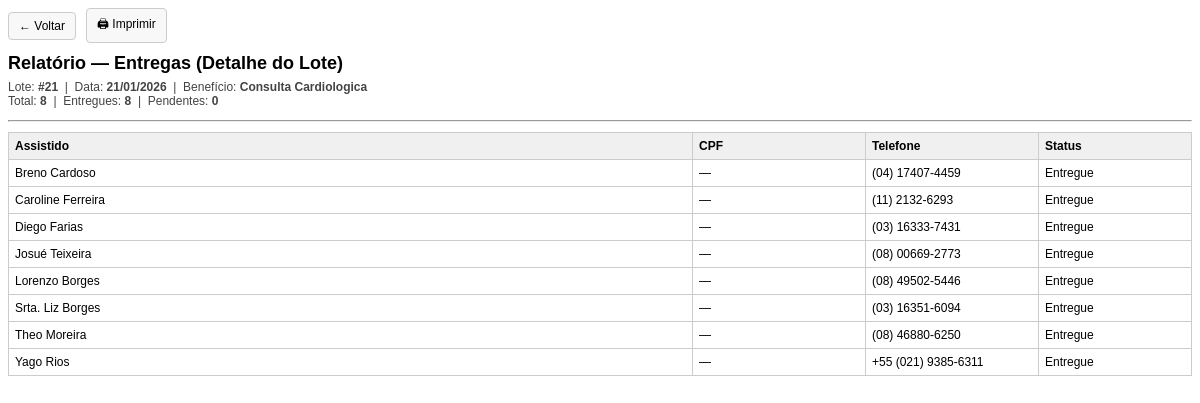
The app's page /operacoes/consultas/entregas/lote/imprimir/?lote_id=21 (signed in) with its own data.
### apps/beneficios/models.py (models this page shows, shortened)
class LoteEntrega(models.Model):
    beneficio = models.ForeignKey(
        "beneficios.Beneficio",
        on_delete=models.PROTECT,
        related_name="lotes_entrega",
    )
    data_entrega = models.DateField()
    criado_em = models.DateTimeField(default=timezone.now)
    class Meta:
        unique_together = ("beneficio", "data_entrega")
        ordering = ("-data_entrega", "-id")
        verbose_name = "Lote de Entrega"
        verbose_name_plural = "Lotes de Entrega"

class Beneficio(models.Model):
    nome = models.CharField(max_length=120, unique=True)
    categoria = models.CharField(
        max_length=20,
        choices=CategoriaBeneficio.choices,
    )
    periodicidade = models.CharField(
        max_length=20,
        choices=PeriodicidadeBeneficio.choices,
    )
    ativo = models.BooleanField(
        default=True,
        help_text="Permite desativar um benefício sem apagá-lo.",
    )
    class Meta:
        ordering = ["categoria", "nome"]

class ItemEntrega(models.Model):
    lote = models.ForeignKey(
        LoteEntrega,
        on_delete=models.CASCADE,
        related_name="itens",
    )
    atribuicao = models.ForeignKey(
        "beneficios.BeneficioAssistido",
        on_delete=models.PROTECT,
        related_name="entregas",
    )
    entregue = models.BooleanField(default=False)
    class Meta:
        unique_together = ("lote", "atribuicao")
        ordering = ("atribuicao__assistido__nome",)
        verbose_name = "Item de Entrega"
        verbose_name_plural = "Itens de Entrega"

class BeneficioAssistido(models.Model):
    assistido = models.ForeignKey(
        "assistidos.Assistido",
        on_delete=models.PROTECT,
        related_name="beneficios_atribuidos",
    )
    beneficio = models.ForeignKey(
        "Beneficio",
        on_delete=models.PROTECT,
        related_name="assistidos_atribuidos",
    )
    ativo = models.BooleanField(
        default=True,
        help_text="Permite encerrar a atribuição sem apagar histórico.",
    )
    data_inicio = models.DateField(default=timezone.localdate)
    data_termino = models.DateField(null=True, blank=True)
    criado_em = models.DateTimeField(default=timezone.now)
    class Meta:
        ordering = ["-criado_em"]
        constraints = [
            models.UniqueConstraint(
                fields=["assistido", "beneficio"],
                condition=Q(ativo=True),
                name="uniq_assistido_beneficio_ativo",
            )
        ]

### apps/assistidos/models.py (models this page shows, shortened)
class Assistido(models.Model):
    id = models.UUIDField(primary_key=True, default=uuid.uuid4, editable=False)
    codigo = models.CharField(max_length=30, unique=True, blank=True, null=True)
    nome = models.CharField(max_length=120)
    cpf = models.CharField(max_length=11, blank=True, null=True, unique=True,verbose_name="CPF")
    data_nascimento = models.DateField(blank=True, null=True)
    telefone = models.CharField(max_length=30, blank=True)
    logradouro = models.CharField(max_length=120, blank=True)
    numero = models.CharField(max_length=20, blank=True)
    complemento = models.CharField(max_length=80, blank=True)
    bairro = models.CharField(max_length=80, blank=True)
    cidade = models.CharField(max_length=80, blank=True)
    uf = models.CharField(max_length=2, blank=True,verbose_name="UF")
    cep = models.CharField(max_length=9, blank=True,verbose_name="CEP")
    sit_trabalho = models.CharField(
        max_length=20, choices=SituacaoTrabalho.choices,
        default=SituacaoTrabalho.NAO_INFORMADO
    )
    responsavel_renda = models.CharField(
        max_length=20, choices=ResponsavelRenda.choices,
        default=ResponsavelRenda.NAO_INFORMADO
    )
    faixa_renda = models.CharField(
        max_length=20, choices=FaixaRenda.choices,
        default=FaixaRenda.NAO_INFORMADO
    )
    tipo_moradia = models.CharField(
        max_length=20, choices=TipoMoradia.choices,
        default=TipoMoradia.NAO_INFORMADO
    )
    material_moradia = models.CharField(
        max_length=20, choices=MaterialMoradia.choices,
        default=MaterialMoradia.NAO_INFORMADO
    )
    area_risco = models.CharField(
        max_length=20, choices=TriSimNao.choices,
        default=TriSimNao.NAO_INFORMADO
    )
    sabe_ler_escrever = models.CharField(
        max_length=20, choices=TriSimNao.choices,
        default=TriSimNao.NAO_INFORMADO
    )
    escolaridade = models.CharField(
        max_length=30, choices=Escolaridade.choices,
        default=Escolaridade.NAO_INFORMADO
    )
    diabetes = models.CharField(max_length=20, choices=TriSimNao.choices, default=TriSimNao.NAO_INFORMADO)
    pressao_alta = models.CharField(max_length=20, choices=TriSimNao.choices, default=TriSimNao.NAO_INFORMADO)
    medic_uso_continuo = models.CharField(max_length=20, choices=TriSimNao.choices, default=TriSimNao.NAO_INFORMADO)
    doenca_permanente = models.CharField(max_length=20, choices=TriSimNao.choices, default=TriSimNao.NAO_INFORMADO)
    data_inicio_apoio = models.DateField(blank=True, null=True,verbose_name="Ingresso no Programa")
    status = models.CharField(max_length=10, choices=StatusCadastro.choices, default=StatusCadastro.ATIVO)
    data_inativacao = models.DateField(blank=True, null=True)
    motivo_inativacao = models.CharField(max_length=200, blank=True)
    criado_em = models.DateTimeField(auto_now_add=True)
    class Meta:
        ordering = ["nome"]
    @property
    def telefone_formatado(self):
        tel = "".join(c for c in (self.telefone or "") if c.isdigit())
        if len(tel) == 10:  # (DD) XXXX-XXXX
            return f"({tel[:2]}) {tel[2:6]}-{tel[6:]}"
        if len(tel) == 11:  # (DD) XXXXX-XXXX
            return f"({tel[:2]}) {tel[2:7]}-{tel[7:]}"
        return self.telefone or ""

### apps/operacoes/consultas/views.py (the view)
# urls.py: path("entregas/lote/imprimir/", views.entregas_lote_print, name="entregas_lote_print"),
@login_required
def entregas_lote_print(request):
    if not pode_ver(request.user):
        return HttpResponseForbidden("Sem permissão.")
    lote_id = (request.GET.get("lote_id") or "").strip()
    order = _get_order_entregas_lote(request)
    lote = get_object_or_404(
        LoteEntrega.objects.select_related("beneficio"),
        id=lote_id
    )
    itens_qs = (
        ItemEntrega.objects
        .select_related("atribuicao__assistido", "atribuicao__beneficio", "lote")
        .filter(lote_id=lote.id)
        .order_by(order)
    )
    entregues = itens_qs.filter(entregue=True)
    pendentes = itens_qs.filter(entregue=False)
    contexto = {
    "lote": lote,
    "itens": itens_qs,              # ✅ compatibilidade
    "entregues": entregues,
    "pendentes": pendentes,
    "total": itens_qs.count(),
    "entregues_count": entregues.count(),
    "pendentes_count": pendentes.count(),
    }
    return render(request, "operacoes/consultas/entregas_lote_detalhe_print.html", contexto)

### apps/operacoes/consultas/views.py (called while the page is built)
def _get_order_entregas_lote(request):
    raw = (request.GET.get("o") or "atribuicao__assistido__nome").strip()
    return ORDERS_ENTREGAS_LOTE.get(raw, "atribuicao__assistido__nome")

### apps/operacoes/context_processors.py (called while the page is built)
def operacoes_permissoes(request):
    user = getattr(request, "user", None)
    if user and user.is_authenticated:
        return {
            "pode_ver": pode_ver(user),
            "pode_editar": pode_editar(user),
            "pode_deletar": pode_deletar(user),
        }
    return {
        "pode_ver": False,
        "pode_editar": False,
        "pode_deletar": False,
    }

### apps/operacoes/permissoes.py (called while the page is built)
def is_consultor(user):
    return user.groups.filter(name="Consultor").exists()

def is_supervisor(user):
    return user.groups.filter(name="Supervisor").exists()

def is_operador(user):
    return user.groups.filter(name="Operador").exists()

def pode_ver(user):
    return is_consultor(user) or is_operador(user) or is_supervisor(user) or user.is_superuser

def pode_editar(user):
    return is_operador(user) or is_supervisor(user) or user.is_superuser

def pode_deletar(user):
    return is_supervisor(user) or user.is_superuser

### apps/operacoes/templates/operacoes/consultas/entregas_lote_detalhe_print.html (shortened to what this page needs)
{% load querystring %}
<!DOCTYPE html>
<html lang="pt-br">
<head>
</head>
<body>
  <div class="topbar">
    <button class="btn" type="button" onclick="voltar()">← Voltar</button>
    <button class="btn" type="button" onclick="window.print()">🖨 Imprimir</button>
  </div>
  <h2>Relatório — Entregas (Detalhe do Lote)</h2>
  {% if lote %}
    <p class="sub">
      Lote: <strong>#{{ lote.id }}</strong>
      &nbsp;|&nbsp; Data: <strong>{{ lote.data_entrega|date:"d/m/Y" }}</strong>
      &nbsp;|&nbsp; Benefício: <strong>{{ lote.beneficio.nome|title }}</strong>
      <br>
      Total: <strong>{{ total }}</strong>
      &nbsp;|&nbsp; Entregues: <strong>{{ entregues_count }}</strong>
      &nbsp;|&nbsp; Pendentes: <strong>{{ pendentes_count }}</strong>
    </p>
    <hr>
    <table>
      <thead>
        <tr>
          <th>Assistido</th>
          <th style="width:160px;">CPF</th>
          <th style="width:160px;">Telefone</th>
          <th style="width:140px;">Status</th>
        </tr>
      </thead>
      <tbody>
        {% for i in itens %}
          <tr class="{% if not i.entregue %}pendente{% endif %}">
            <td>{{ i.atribuicao.assistido.nome|title }}</td>
            <td>{{ i.atribuicao.assistido.cpf|default:"—" }}</td>
            <td>{{ i.atribuicao.assistido.telefone_formatado|default:"—" }}</td>
            <td>{% if i.entregue %}Entregue{% else %}Pendente{% endif %}</td>
          </tr>
        {% empty %}
          <tr>
            <td colspan="4" style="text-align:center; color:#666;">Nenhum item encontrado.</td>
          </tr>
        {% endfor %}
      </tbody>
    </table>
  {% else %}
    <p style="color:#666;">
      Lote não encontrado. Informe um lote válido na consulta.
    </p>
  {% endif %}
</body>
</html>

### apps/operacoes/templates/operacoes/consultas/entregas_lote_detalhe_print.html (style rules this page uses)
body { font-family: Arial, sans-serif; font-size: 12px; }
h2 { margin: 0 0 6px 0; }
.sub { color: #444; margin: 0 0 12px 0; }
table { width: 100%; border-collapse: collapse; margin-top: 10px; }
th, td { border: 1px solid #ccc; padding: 6px; text-align: left; }
th { background: #f0f0f0; }
.topbar { display: flex; gap: 10px; align-items: center; margin-bottom: 10px; }
.btn { padding: 6px 10px; border: 1px solid #ccc; background: #f8f8f8; cursor: pointer; border-radius: 4px; font-size: 12px; }

### records on screen
LoteEntrega: id "21", data_entrega "21/01/2026", beneficio.nome "Consulta Cardiologica"
ItemEntrega: atribuicao.assistido.nome "Breno Cardoso", atribuicao.assistido.cpf "—", atribuicao.assistido.telefone_formatado "(04) 17407-4459", entregue "Entregue"
ItemEntrega: atribuicao.assistido.nome "Caroline Ferreira", atribuicao.assistido.cpf "—", atribuicao.assistido.telefone_formatado "(11) 2132-6293", entregue "Entregue"
ItemEntrega: atribuicao.assistido.nome "Diego Farias", atribuicao.assistido.cpf "—", atribuicao.assistido.telefone_formatado "(03) 16333-7431", entregue "Entregue"
ItemEntrega: atribuicao.assistido.nome "Josué Teixeira", atribuicao.assistido.cpf "—", atribuicao.assistido.telefone_formatado "(08) 00669-2773", entregue "Entregue"
ItemEntrega: atribuicao.assistido.nome "Lorenzo Borges", atribuicao.assistido.cpf "—", atribuicao.assistido.telefone_formatado "(08) 49502-5446", entregue "Entregue"
ItemEntrega: atribuicao.assistido.nome "Srta. Liz Borges", atribuicao.assistido.cpf "—", atribuicao.assistido.telefone_formatado "(03) 16351-6094", entregue "Entregue"
ItemEntrega: atribuicao.assistido.nome "Theo Moreira", atribuicao.assistido.cpf "—", atribuicao.assistido.telefone_formatado "(08) 46880-6250", entregue "Entregue"
ItemEntrega: atribuicao.assistido.nome "Yago Rios", atribuicao.assistido.cpf "—", atribuicao.assistido.telefone_formatado "+55 (021) 9385-6311", entregue "Entregue"

### other values on screen
{{ total }} "8"
{{ entregues_count }} "8"
{{ pendentes_count }} "0"
